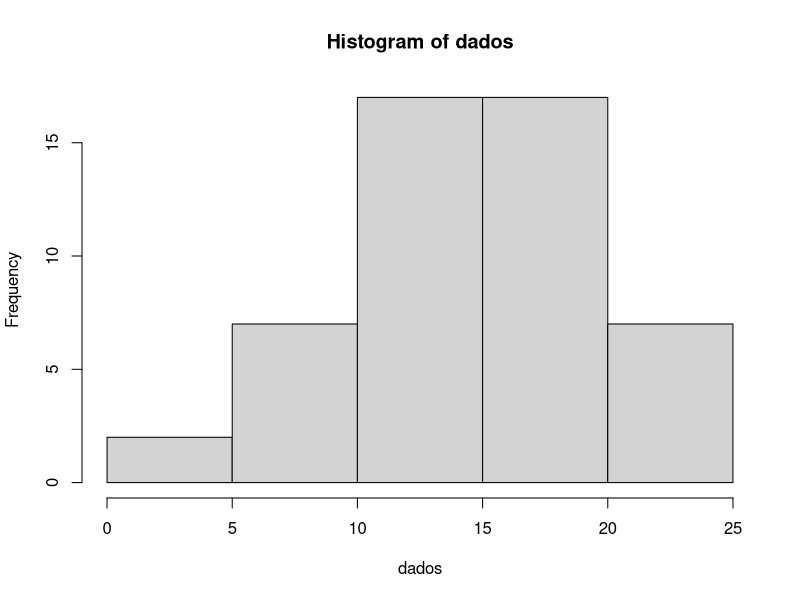
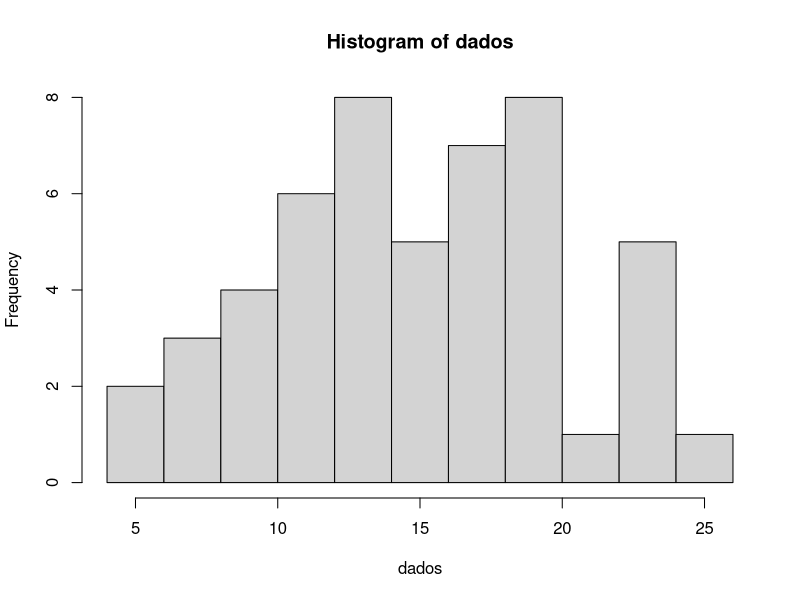
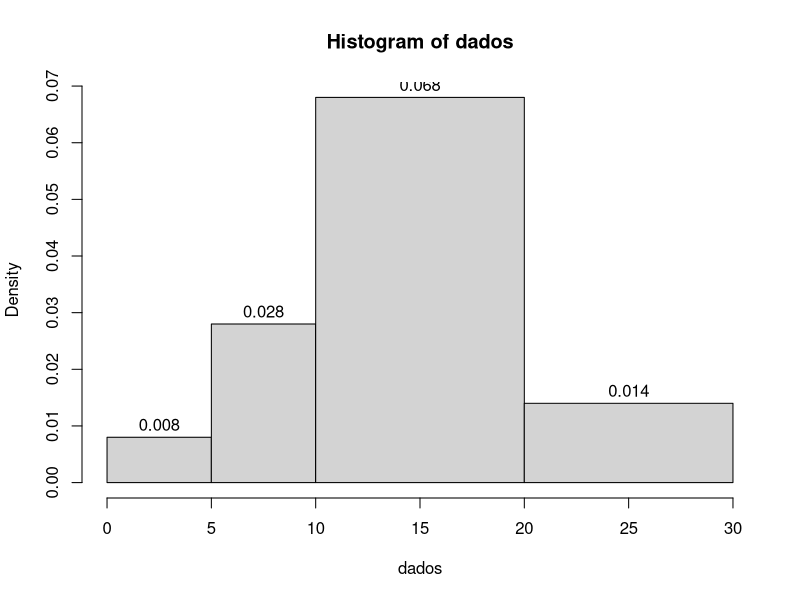
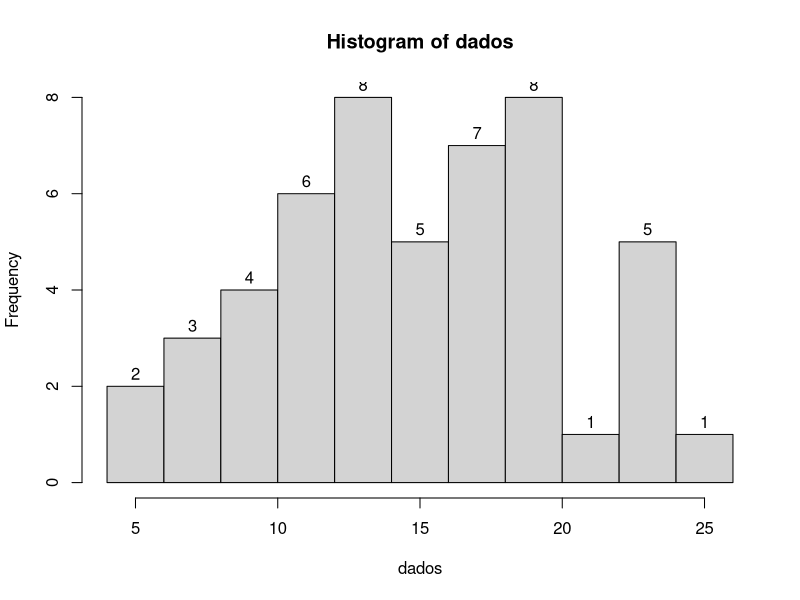
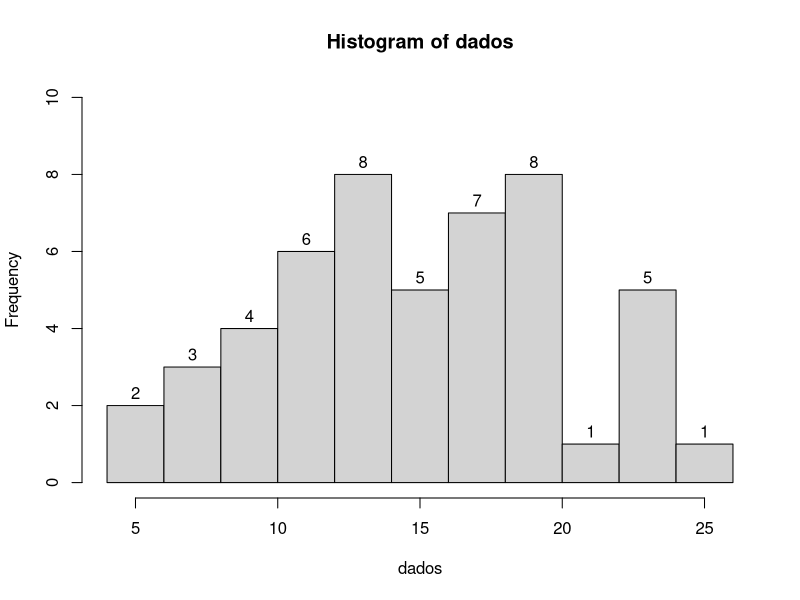
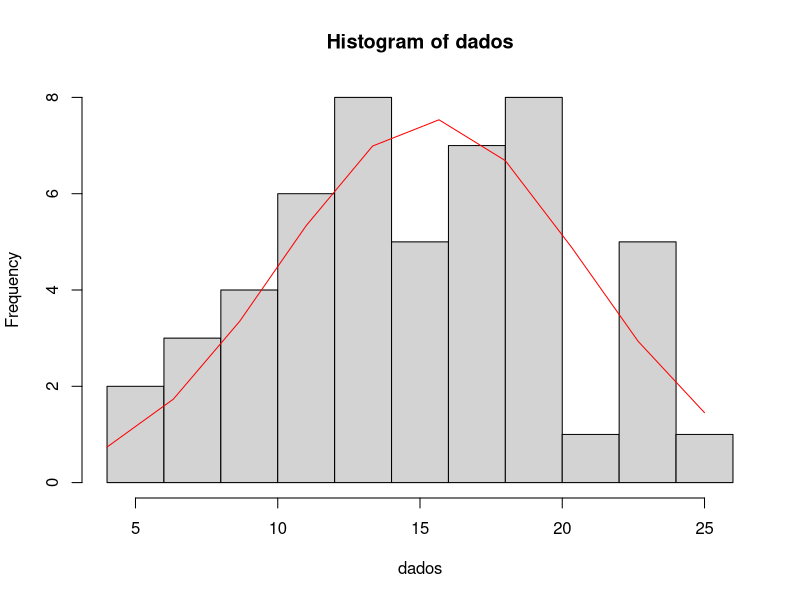

Here is the R script that generated these plots, in order:
# Histogramas

# ***** Esta é a versão 2.0 deste script, atualizado em 23/05/2017 *****
# ***** Esse script pode ser executado nas versões 3.3.1, 3.3.2, 3.3.3 e 3.4.0 da linguagem R *****
# ***** Recomendamos a utilização da versão 3.4.0 da linguagem R *****

# Configurando o diretório de trabalho
# Coloque entre aspas o diretório de trabalho que você está usando no seu computador
setwd("~/1-R-Fundamentos")
getwd()

?hist
?cars


# Definindo os dados
dados = cars$speed

# Construindo um histograma
hist(dados)
hist(dados, breaks = 10)
hist(dados, labels = T, breaks = c(0,5,10,20,30))
hist(dados, labels = T, breaks = 10)
hist(dados, labels = T, ylim = c(0,10), breaks = 10)


# Adicionando linhas ao histograma
hey = hist(dados, breaks = 10)
xaxis = seq(min(dados), max(dados), length = 10)
yaxis = dnorm(xaxis, mean = mean(dados), sd = sd(dados))
yaxis = yaxis*diff(hey$mids)*length(dados)

lines(xaxis, yaxis, col = "red")



